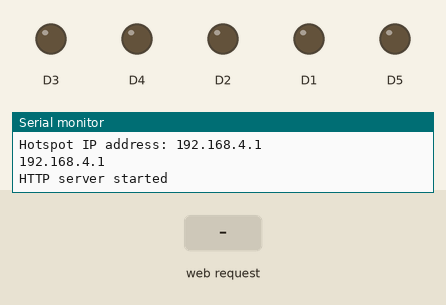
A program run on a simulated ESP8266 (NodeMCU). Shown: output pins drawn as LEDs (lit = HIGH), the last lines printed to the serial monitor. The inputs (shaded band) are chosen by the test bench.

Above: at 1.2 s.
1.3 s: HTTP request GET /update received
At 2.1 s:
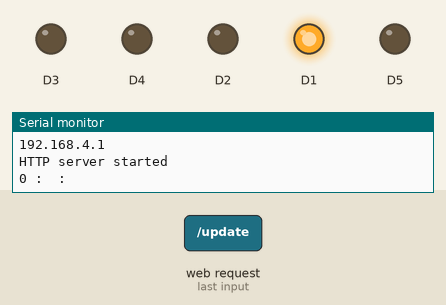
2.8 s: HTTP request GET /update?dir=f received
At 3.2 s:
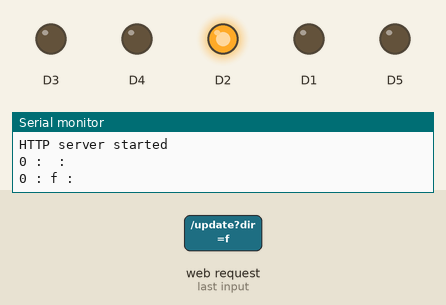
4.3 s: HTTP request GET /update?lR=Left received
At 5.5 s:
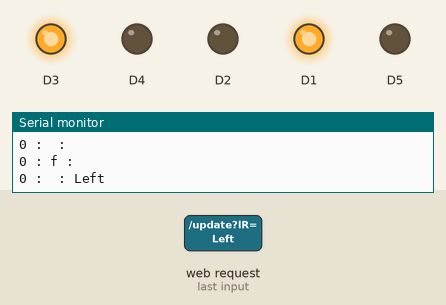
5.8 s: HTTP request GET /update?lR=Right received
At 6.8 s:
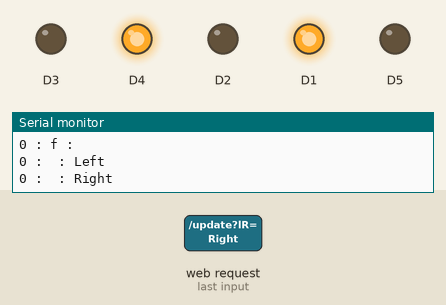
7.3 s: HTTP request GET /update?speed=1 received
At 7.9 s:
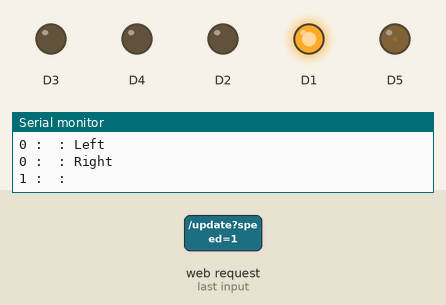
8.8 s: HTTP request GET /update?speed=120&dir=120&lR=120 received
At 10.2 s:
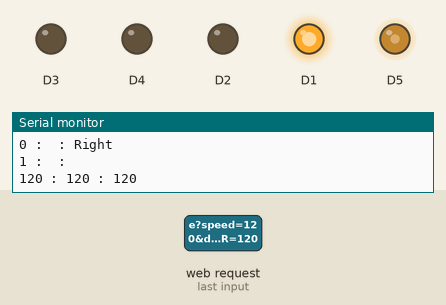
Timing chart, 0 to 11.3 s (numbered marks = the images above; inputs shaded):
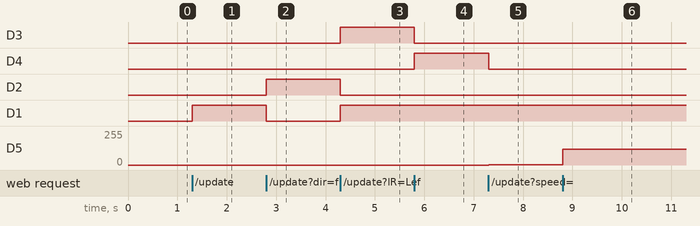

The program:

main.cpp
```cpp
#include <ESP8266WiFi.h>
#include <ESP8266WebServer.h>

const char* ssid = "NodeMCU-Car";
const char* password = "12345678";

ESP8266WebServer server(80);

int speed = 0;
String dir = "s";
String lR ="s";

void handleRoot() {
  String speedstr = server.arg("speed");
  String dirstr = server.arg("dir");
  String lRstr = server.arg("lR");

  // if (sliderValue1Str != "" && sliderValue2Str != "") {
    speed = speedstr.toInt();
    dir = dirstr;
    lR = lRstr;

  Serial.print(speed);
  Serial.print(" : ");
  Serial.print(dir);
  Serial.print(" : ");
  Serial.println(lR);
  // }
  if(dir =="f"){
    digitalWrite(D1,LOW);
    digitalWrite(D2,HIGH);
  }
  else if(dir =="b"){
    digitalWrite(D1,HIGH);
    digitalWrite(D2,LOW);
  }
  else{
     digitalWrite(D1,HIGH);
    digitalWrite(D2,LOW);
  }

  if(lR == "Left"){
    digitalWrite(D3,HIGH);
    digitalWrite(D4,LOW);
  }
  else if( lR == "Right"){
    digitalWrite(D3,LOW);
    digitalWrite(D4,HIGH);
  }
  else{digitalWrite(D3,LOW);
    digitalWrite(D4,LOW);}

  analogWrite(D5,speed);


  server.send(200, "text/plain", "OK");
}

void setup() {
  Serial.begin(9600);
    WiFi.softAP(ssid, password);

  IPAddress myIP = WiFi.softAPIP();
  Serial.print("Hotspot IP address: ");
  Serial.println(myIP);
  Serial.println(WiFi.softAPIP());

  server.on("/update", handleRoot);

  server.begin();
  Serial.println("HTTP server started");
  pinMode(D1,OUTPUT);
  pinMode(D2,OUTPUT);
  pinMode(D3,OUTPUT);
  pinMode(D4,OUTPUT);
  pinMode(D5,OUTPUT);


}

void loop() {
  server.handleClient();

  // Process the slider values as needed


  // Add your car control logic here


}
```

Measured:
- after the input at 1.3 s, D1: LOW → HIGH at once
- after the input at 2.8 s, D2: LOW → HIGH at once; D1: HIGH → LOW at once
- after the input at 4.3 s, D3, D1: LOW → HIGH at once; D2: HIGH → LOW at once
- after the input at 5.8 s, D3: HIGH → LOW at once; D4: LOW → HIGH at once
- after the input at 7.3 s, D4: HIGH → LOW at once; D5: 0/255 → 1/255 at once
- after the input at 8.8 s, D5: 1/255 → 120/255 at once
